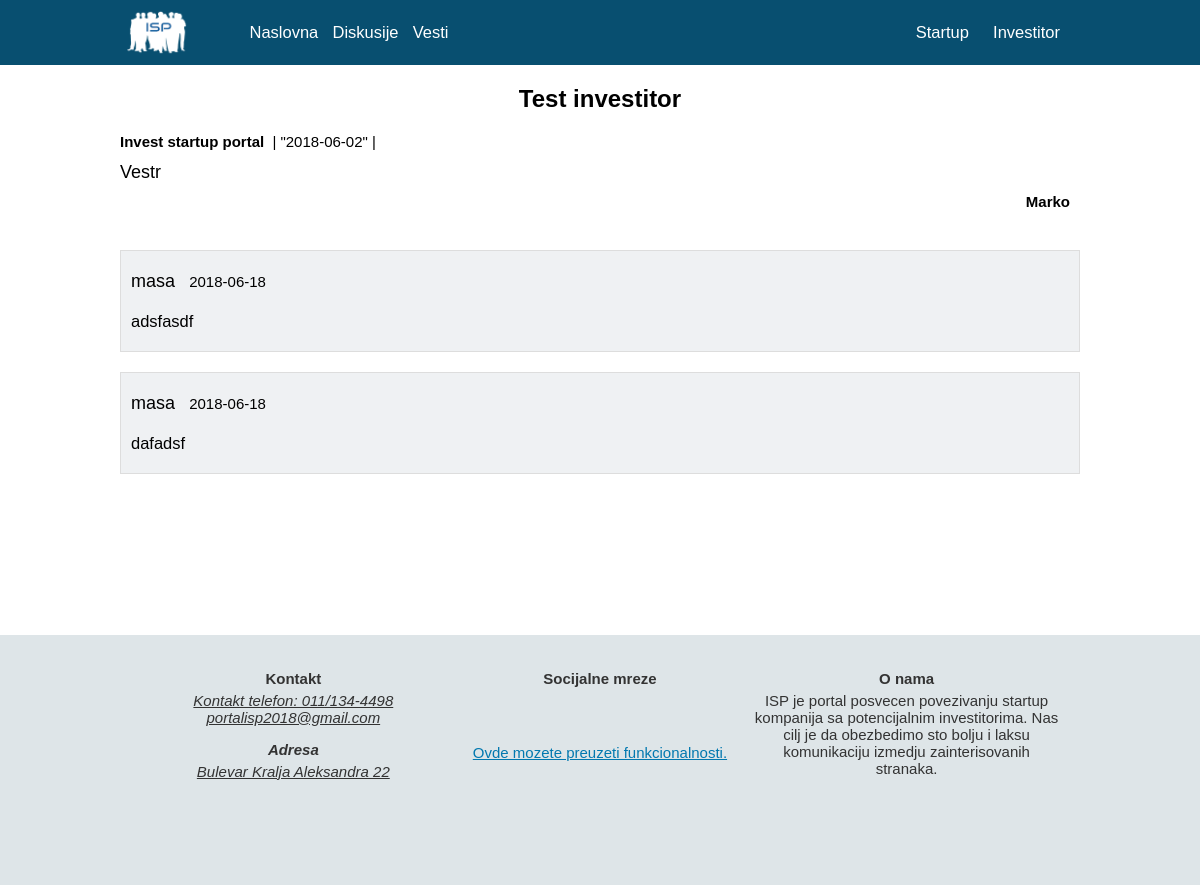
Screenshot of /index.php/Gost/prikaziVest/5 with the database file from the repository.
### tables this page shows
CREATE TABLE `vesti` (
  `id_vesti` int(11) NOT NULL,
  `autor_startup` varchar(100) DEFAULT NULL,
  `autor_investitor` varchar(100) DEFAULT NULL,
  `naslov` varchar(100) NOT NULL,
  `sadrzaj` text NOT NULL,
  `datum` date NOT NULL,
  `slika` varchar(100) DEFAULT NULL
);

CREATE TABLE `vestiodg` (
  `id` int(11) NOT NULL,
  `sadrzaj` text NOT NULL,
  `datum` date NOT NULL,
  `vesti_id` int(11) NOT NULL,
  `korisnikst_username` varchar(100) DEFAULT NULL,
  `korisnikinv_username` varchar(100) DEFAULT NULL
);

### application/controllers/Gost.php (called while the page is built, shortened)
<?php
class Gost extends CI_Controller {
    public function __construct() {
        $this->load->model("ModelInv");
        $this->load->model("ModelSt");
        $this->load->library('session');
        }
    private function loadView($data,$glavniDeo){
        $this->load->view("sablon/header_gost.php", $data);
        $this->load->view($glavniDeo, $data);
        $this->load->view("sablon/footer.php");
    }
    public function prikaziVest($idvesti){
        $vesti = $this->ModelSt->dohvatiVest($idvesti);
        $data['vesti']=$vesti;
        $odgovorNaVesti = $this->ModelSt->odgovorNaVesti($idvesti);
        $data['odgovorNaVesti']=$odgovorNaVesti;
        $data['controller']= "Gost";
        $data['idvesti'] = $idvesti;
        $this->loadView($data, "prikazivesti.php");
    }
}

### index.php (called while the page is built, shortened)
<?php
require_once BASEPATH.'core/CodeIgniter.php';

### application/models/ModelSt.php (called while the page is built, shortened)
<?php
class ModelSt extends CI_Model {
     public function dohvatiVest($idvesti){
        $this->db->where("id_vesti",$idvesti);
        $query=$this->db->get('vesti');
        $result=$query->row_array();
        return $result;
    }
     public function odgovorNaVesti($idvesti){
        $this->db->where("vesti_id",$idvesti);
        $query=$this->db->get('vestiodg');
        $result=$query->result_array();
        return $result;
    }
}

### application/views/prikazivesti.php (the view, shortened to what this page needs)
<div class="wrapper">
    <div class="discHeight">
        <div id="show-news">
            <h2><?php echo $vesti['naslov']; ?></h2>
            <div class="news-info">
                <span class="author">Invest startup portal</span> | "<?php echo $vesti['datum']; ?>" |
            </div>
            <p><?php echo $vesti['sadrzaj']; ?></p>
            <div class="autorInfo">
                <span class="author">
                    <?php if($vesti['autor_startup']!= NULL)
                        echo $vesti['autor_startup'];
                    elseif($vesti['autor_investitor']!= NULL)
                        echo $vesti['autor_investitor'];
                    ?>
                </span>
            </div>
        </div>
        <?php foreach ($odgovorNaVesti as $odgovorNaVest){ ?>
            <div id="comment">
                <div class="comment-info">
                    <a href="
                        <?php if($odgovorNaVest['korisnikst_username']!= NULL) {
                            echo site_url("$controller/profil/".$odgovorNaVest['korisnikst_username']);
                        } elseif($odgovorNaVest['korisnikinv_username']!= NULL) {
                            echo site_url("$controller/profil/" . $odgovorNaVest['korisnikinv_username']);
                        }?>
                    ">
                    <?php if($odgovorNaVest['korisnikst_username']== NULL)
                                echo $odgovorNaVest['korisnikinv_username'];
                            elseif($odgovorNaVest['korisnikinv_username']== NULL)
                                echo $odgovorNaVest['korisnikst_username'];
                        ?>
                    </a>
                    <span><?php echo $odgovorNaVest['datum'] ?></span>
                </div>
                <p><?php echo $odgovorNaVest['sadrzaj'] ?></p>
            </div>
        <?php } ?>
    </div>
</div>

### assets/css/style.css (style rules this page uses)
* { margin: 0; padding: 0; font-family:'Raleway', sans-serif; font-size:16px; box-sizing: content-box; }
body { position:relative; }
.wrapper { width:960px; margin:0 auto; }
.wrapper:after { display: table; content: ""; clear: both; }
* { box-sizing:border-box }
#show-news { width: 960px; margin:0 auto; }
#show-news:after { display: table; content: ""; clear: both; }
#show-news h2 { margin: 20px 0 20px 0; text-align: center; font-size: 160%; }
#show-news p { font-size: 120%; }
.news-info { margin: 0px 0 12px 0; }
.news-info .author { margin-right: 4px; font-weight: bold; }
#comment { margin: 20px auto; width: 960px; background-color: #eff1f3; border: 1px solid #ddd; padding-bottom: 20px; }
#comment a { color: #000; text-decoration: none; display: inline-block; margin: 20px 10px 20px 10px; font-size: 120%; }
#comment p { margin: 0 10px 0 10px; font-size: 110%; }
.autorInfo { float: right; margin: 10px 10px 20px 0; font-size: 120%; font-weight: 600; }
.discHeight { min-height: 550px; }
* { margin: 0; padding: 0; font-family:Gudea,Helvetica,sans-serif; font-size:15px; }

### rows the page displays
vesti: naslov "Test investitor", datum "2018-06-02", sadrzaj "Vestr", autor_investitor "Marko"
vestiodg: korisnikst_username "masa", datum "2018-06-18", sadrzaj "adsfasdf"
vestiodg: korisnikst_username "masa", datum "2018-06-18", sadrzaj "dafadsf"
